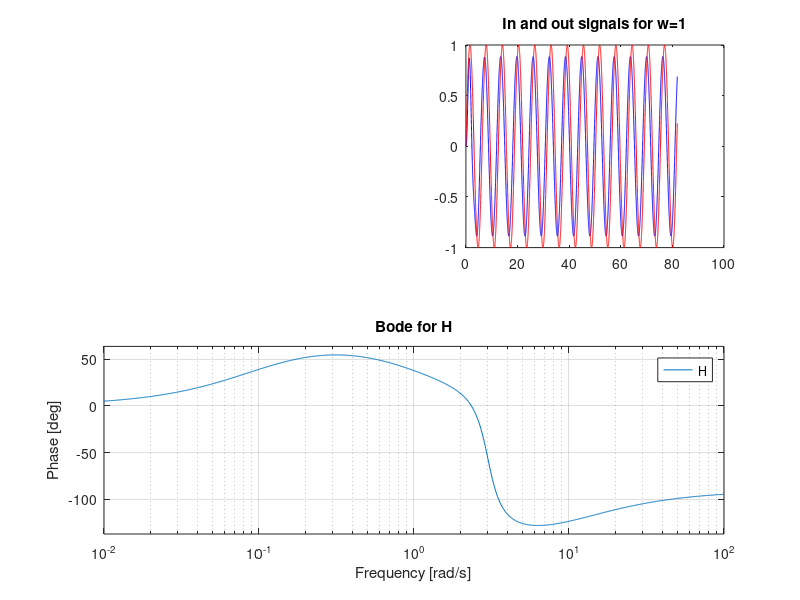

Source code (MATLAB): (Note: this script raises an error after producing the figure.)
% num = (s + 0.1)(s + 10) = s² + 10.1s + 1
% den = (s + 1)(s² + s + 9) = s³ + 2s² + 10s + 9
num = {[1 10.1 1]};
den = {[1 2 10 9]};
H = tf(num, den);
subplot(2,2,1)
bode(H)
title('Bode for H');
% pzmap(H);
% sgrid
% grid on

N = 8192;
f = 100;
Ts = 1/f;
Tmax = (N-1)*Ts;
t= 0:Ts:Tmax;
Xs = ones(3,N);
Y = ones(3,N);
index = 1;
for w=[1 3 5],
    x = sin(w*t);
    Xs(index,:) = x;
    [y, t] = lsim(H,x,t);
    Y(index,:) = y;
    index = index +1;
end
subplot(2,2,2)
plot(t,Y(1,:), 'b',t, Xs(1,:),'r')
title('In and out signals for w=1');

% 3.3 sista punkten
x = square(t);
[y, t] = lsim(H,x,t);
omegas = [1 3 5];
calculated_coeffs = [];
for w=omegas,
    bk = 4/(pi*w);
    coeff = bk*abs(evalfr(H,w*1i));
    calculated_coeffs = [calculated_coeffs coeff]; 
end
calculated_coeffs

k = 0:(N-1);
wk = 2*pi*f*k/N;
X = fft(x, N);

indices = [];
for z = [1,3,5]
    [val,i] = min(abs(wk-z));
    indices = [indices i];
end

Y = fft(y,N);

empirical_cs = [];
for i = indices
    empirical_cs = [empirical_cs 2*abs(Y(i:i))/N];
end
empirical_cs

subplot(2,2,3)
plot(wk, abs(Y))
title('wk, abs(Y)')
axis([0, 7.5, 0, 6000])
subplot(2,2,4)
plot(wk, abs(X))
title('wk, abs(X)')
axis([0, 7.5, 0, 6000])
